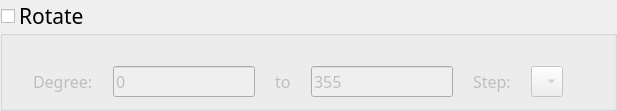
         <widget class="QGroupBox" name="groupBox_Rotate">
          <property name="font">
           <font>
            <family>Microsoft YaHei Light</family>
            <pointsize>16</pointsize>
           </font>
          </property>
          <property name="title">
           <string>Rotate</string>
          </property>
          <property name="checkable">
           <bool>true</bool>
          </property>
          <property name="checked">
           <bool>false</bool>
          </property>
          <layout class="QVBoxLayout" name="verticalLayout_4">
           <property name="leftMargin">
            <number>30</number>
           </property>
           <property name="topMargin">
            <number>30</number>
           </property>
           <item>
            <layout class="QHBoxLayout" name="horizontalLayout_3" stretch="0,0,0,0,0,0,3">
             <property name="spacing">
              <number>20</number>
             </property>
             <item>
              <widget class="QLabel" name="label_2">
               <property name="font">
                <font>
                 <family>Microsoft YaHei Light</family>
                 <pointsize>12</pointsize>
                </font>
               </property>
               <property name="text">
                <string>Degree:</string>
               </property>
              </widget>
             </item>
             <item>
              <widget class="QLineEdit" name="lineEdit_DegreeBegin">
               <property name="font">
                <font>
                 <family>Microsoft YaHei Light</family>
                 <pointsize>12</pointsize>
                </font>
               </property>
               <property name="text">
                <string>0</string>
               </property>
              </widget>
             </item>
             <item>
              <widget class="QLabel" name="label_15">
               <property name="font">
                <font>
                 <family>Microsoft YaHei Light</family>
                 <pointsize>12</pointsize>
                </font>
               </property>
               <property name="text">
                <string>to</string>
               </property>
              </widget>
             </item>
             <item>
              <widget class="QLineEdit" name="lineEdit_DegreeEnd">
               <property name="font">
                <font>
                 <family>Microsoft YaHei Light</family>
                 <pointsize>12</pointsize>
                </font>
               </property>
               <property name="text">
                <string>355</string>
               </property>
              </widget>
             </item>
             <item>
              <widget class="QLabel" name="label_17">
               <property name="font">
                <font>
                 <family>Microsoft YaHei Light</family>
                 <pointsize>12</pointsize>
                </font>
               </property>
               <property name="text">
                <string>Step:</string>
               </property>
              </widget>
             </item>
             <item>
              <widget class="QComboBox" name="comboBox_Step">
               <property name="sizePolicy">
                <sizepolicy hsizetype="Preferred" vsizetype="Preferred">
                 <horstretch>0</horstretch>
                 <verstretch>0</verstretch>
                </sizepolicy>
               </property>
               <property name="font">
                <font>
                 <family>Microsoft YaHei Light</family>
                 <pointsize>-1</pointsize>
                 <weight>3</weight>
                 <italic>false</italic>
                 <bold>false</bold>
                </font>
               </property>
               <item>
                <property name="text">
                 <string>5</string>
                </property>
               </item>
               <item>
                <property name="text">
                 <string>10</string>
                </property>
               </item>
               <item>
                <property name="text">
                 <string>15</string>
                </property>
               </item>
               <item>
                <property name="text">
                 <string>20</string>
                </property>
               </item>
               <item>
                <property name="text">
                 <string>25</string>
                </property>
               </item>
               <item>
                <property name="text">
                 <string>30</string>
                </property>
               </item>
              </widget>
             </item>
             <item>
              <spacer name="horizontalSpacer_2">
               <property name="orientation">
                <enum>Qt::Horizontal</enum>
               </property>
               <property name="sizeHint" stdset="0">
                <size>
                 <width>40</width>
                 <height>20</height>
                </size>
               </property>
              </spacer>
             </item>
            </layout>
           </item>
          </layout>
         </widget>
